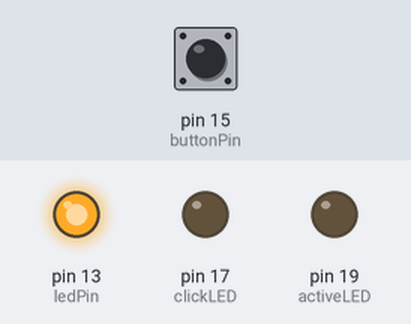
Recording of a sketch running on a simulated Arduino Leonardo, built with avr-gcc and run on an emulated ATmega32U4. Shown: output pins drawn as LEDs (lit = HIGH). The inputs (shaded band) are chosen by the test bench; at power-on: pin 15 (buttonPin) LOW. USB keyboard and mouse output is not drawn; what the sketch prints to the serial monitor is not drawn.

Above: at 1.2 s.
1.3 s: pin 15 (buttonPin) pulled HIGH for 1 s
At 1.7 s:
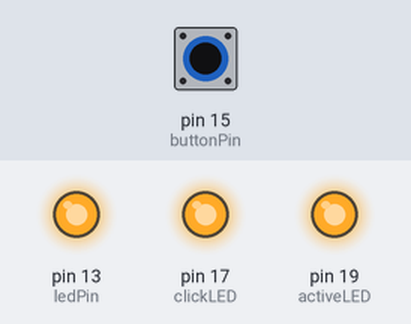
3.8 s: pin 15 (buttonPin) pulled HIGH for 3.2 s
At 5.7 s:
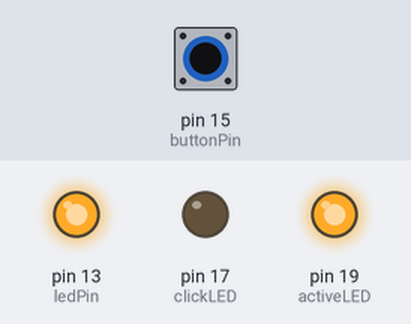
10.0 s: pin 15 (buttonPin) pulled HIGH for 0.15 s
At 11.6 s:
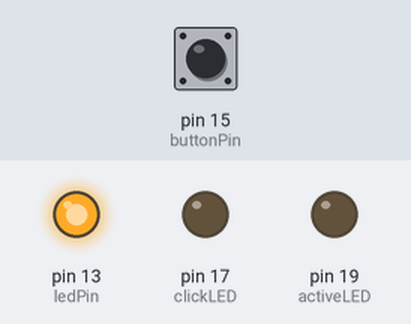
13.1 s: pin 15 (buttonPin) pulsed HIGH 2 times (0.12 s each, 0.3 s apart)
At 13.5 s:
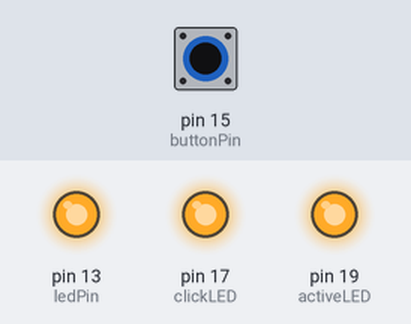
16.7 s: pin 15 (buttonPin) pulsed HIGH 2 times (0.12 s each, 0.3 s apart)
At 17.9 s:
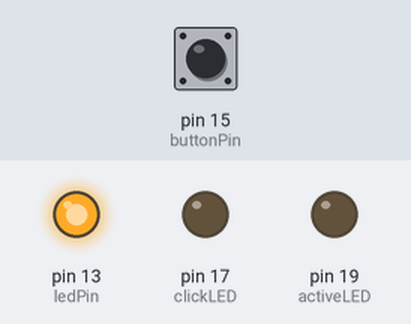
Timing chart, 0 to 19.7 s (numbered marks = the images above; inputs shaded):
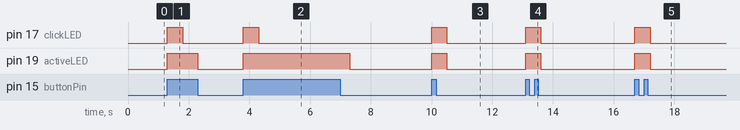

The sketch:

MC_AFK_Machine_v_While.ino
```cpp
//**************************************************************************************
//
//  TITLE:   Minecraft Realm AFK Machine
//  AUTHOR:  derek.schulman@gmail.com
//  DATE:    12/14/2015
//
//**************************************************************************************


//**************************************************************************************
// Info
//**************************************************************************************
/*
  This project is to create a button for running minecraft realm AFK.
 */

//***************************************************************************************
// Schematic
//***************************************************************************************
/*

Teensy 3.2
____________
|          |
|          |
|          |
|     13   | ----------------------- ledPin --------------------------------------------
|          |
|     17   | ----------------------- clickLED -----------------------------------------
|          |
|     19   | ----------------------- activeLED ----------------------------------------
|          |
|     15   | ----------------------- buttonPin  -------------------------------------
|          |
|          |
|     5v   | -------------------------------------------
|     gnd  | -------------------------------------------
|          |
|          |
------------

*/

//***************************************************************************************
// Main Sketch
//***************************************************************************************

#include <Mouse.h>

//*****************************************
// Constants
//*****************************************
  const int buttonPin = 15;      // the number of the pushbutton pin Default 2
  const int ledPin =  13;				// the number of the LED pin.  Used to show that board is connected.
  const int activeLED = 19;      // the number of the LED pin used to show the machine is active
  const int clickLED = 17;       // the number of the click indicator LED

//*****************************************
// Variables
//*****************************************
  int buttonState = 0;        // variable for reading the pushbutton status 0 default is not clicked
  int eventTime = 10;					// Time to wait after button click before clicking again. (add 3 seconds for application delay)
											        // Note each number passed to flash represents 1 second.

//*****************************************
// Functions
//*****************************************
void appOff(){
    digitalWrite(activeLED, LOW);      	// turn LED OFF
    digitalWrite(clickLED, LOW);        // turn LED OFF
    Serial.println("Machine OFF");
}    // end appOff()

void appOn(){
    digitalWrite(activeLED, HIGH);        // turn LED ON
    Serial.println("Machine ON");
    clicky();                      // run clicky function
}    // end appOff()

void clicky(){
    // click activate Makey, Makey needs to be grounded to activate: If LED is connected, LED turns off
      Mouse.click(MOUSE_RIGHT);  //Used to actual act as click on mouse.
      Serial.println("Mouse Click");
      blink(clickLED);
}  	//end makeyClick()

void blink(int PIN){
   digitalWrite(PIN, HIGH);
   delay(500);
   digitalWrite(PIN, LOW);
}	// end blink()

void flash(int count){
  for(int p=0; p<count; p++){
    blink(ledPin);
    delay(500);
  } //end for
}   //end flash()

void workingIfLoop() {
    buttonState = digitalRead(buttonPin);   // read the state of the pushbutton value:
  // check if the pushbutton is pressed.
  // if it is, the buttonState is HIGH
  if (buttonState == HIGH) {            //button IS clicked
    appOn();
    delay(eventTime * 1000);

  }
  else {  //button NOT clicked
    appOff();
  }

}

//*****************************************
// Setup
//*****************************************
void setup() {


  // initialize pins as an output:
  pinMode(ledPin, OUTPUT);
  pinMode(activeLED, OUTPUT);
  pinMode(clickLED, OUTPUT);


  // initialize the pushbutton pin as an input:
  pinMode(buttonPin, INPUT);

  // turn on ledPin to show that machine is connected:
  digitalWrite(ledPin, HIGH);

  Mouse.begin();  // initiate the Mouse library
  Serial.begin(9600); //initiate serial output


}

//*****************************************
// Loop
//*****************************************
void loop(){
  buttonState = digitalRead(buttonPin);   // read the state of the pushbutton value:
  // check if the pushbutton is pressed.
  // if it is, the buttonState is HIGH
  while (buttonState == HIGH) {            //button IS clicked
    appOn();
    for(int i=0; i<(eventTime*2); i++){
      buttonState = digitalRead(buttonPin);   // read the state of the pushbutton value:
      if(buttonState == LOW){
        break;
      }
      else{
        delay(500);
        Serial.println(i);
      }

    }   //end for loop
  }     //end while loop
  if (buttonState == LOW) {  //button NOT clicked
    appOff();
  }

}	//end Loop()
```

Measured:
- after the input at 1.3 s, pin 17 (clickLED): LOW → HIGH at once, → LOW 0.50 s later; pin 19 (activeLED): LOW → HIGH at once, → LOW 1.0 s later
- after the input at 3.8 s, pin 17 (clickLED): LOW → HIGH at once, → LOW 0.50 s later; pin 19 (activeLED): LOW → HIGH at once, → LOW 3.5 s later
- after the input at 10.0 s, pin 17 (clickLED), pin 19 (activeLED): LOW → HIGH at once, → LOW 0.50 s later
- after the input at 13.1 s, pin 17 (clickLED), pin 19 (activeLED): LOW → HIGH at once, → LOW 0.50 s later
- after the input at 16.7 s, pin 17 (clickLED), pin 19 (activeLED): LOW → HIGH at once, → LOW 0.50 s later
